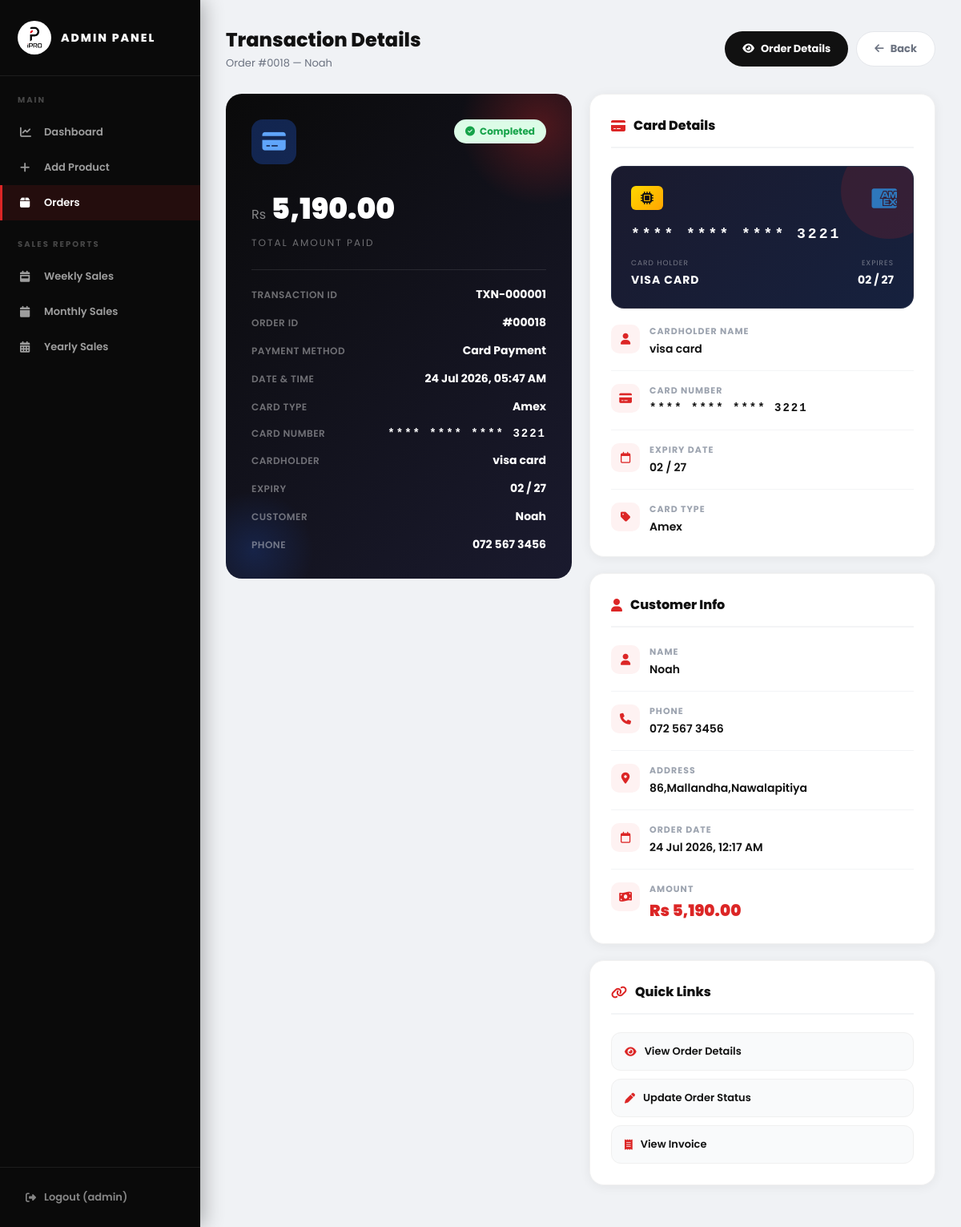
/admin/transaction_details.php?id=18 (signed in), run on the app's committed database.
### tables this page shows
CREATE TABLE `orders` (
  `id` int(11) NOT NULL,
  `user_id` int(11) DEFAULT NULL,
  `name` varchar(255) NOT NULL,
  `phone` varchar(20) NOT NULL,
  `address` text NOT NULL,
  `total` decimal(10,2) NOT NULL DEFAULT 0.00,
  `payment_method` varchar(50) DEFAULT 'Cash on Delivery',
  `status` enum('Pending','Processing','Delivered','Cancelled') NOT NULL DEFAULT 'Pending',
  `order_date` timestamp NOT NULL DEFAULT current_timestamp()
);

CREATE TABLE `transactions` (
  `id` int(11) NOT NULL,
  `order_id` int(11) NOT NULL,
  `payment_method` varchar(50) NOT NULL,
  `card_holder` varchar(100) DEFAULT NULL,
  `card_number_masked` varchar(20) DEFAULT NULL,
  `card_expiry` varchar(10) DEFAULT NULL,
  `card_type` varchar(20) DEFAULT NULL,
  `bank_name` varchar(100) DEFAULT NULL,
  `bank_reference` varchar(100) DEFAULT NULL,
  `amount` decimal(10,2) NOT NULL,
  `status` varchar(20) DEFAULT 'Completed',
  `transaction_date` datetime DEFAULT current_timestamp()
);

### admin/transaction_details.php (the view, shortened to what this page needs)
<?php
include '../db.php';
$order_id = (int)$_GET['id'];
$ostmt = mysqli_prepare($conn,
    "SELECT * FROM orders WHERE id = ?");
mysqli_stmt_bind_param($ostmt, "i", $order_id);
mysqli_stmt_execute($ostmt);
$order = mysqli_fetch_assoc(
    mysqli_stmt_get_result($ostmt));
$tstmt = mysqli_prepare($conn,
    "SELECT * FROM transactions
     WHERE order_id = ?
     ORDER BY id DESC LIMIT 1");
mysqli_stmt_bind_param($tstmt, "i", $order_id);
mysqli_stmt_execute($tstmt);
$transaction = mysqli_fetch_assoc(
    mysqli_stmt_get_result($tstmt));
?>
<!DOCTYPE html>
<html lang="en">
<head>
<link rel="stylesheet"
  href="https://cdnjs.cloudflare.com/ajax/libs/font-awesome/6.5.0/css/all.min.css">
</head>
<body>
<div class="admin-wrapper">
  <div class="admin-sidebar">
    <div class="sidebar-brand">
      <div class="sidebar-logo-circle">
        <img src="../images/logo.png" alt="Logo"
          onerror="this.parentElement.innerHTML=
          '<b style=\'color:#dc2626;font-size:14px;\'>iP</b>'">
      </div>
      <span>ADMIN PANEL</span>
    </div>
    <div class="sidebar-section">Main</div>
    <nav class="sidebar-nav">
      <a href="dashboard.php">
        <i class="fa-solid fa-chart-line"></i>
        Dashboard
      </a>
      <a href="../add_product.php">
        <i class="fa-solid fa-plus"></i>
        Add Product
      </a>
      <a href="orders.php" class="active">
        <i class="fa-solid fa-box"></i>
        Orders
      </a>
    </nav>
    <div class="sidebar-section">Sales Reports</div>
    <nav class="sidebar-nav">
      <a href="sales/weekly.php">
        <i class="fa-solid fa-calendar-week"></i>
        Weekly Sales
      </a>
      <a href="sales/monthly.php">
        <i class="fa-solid fa-calendar"></i>
        Monthly Sales
      </a>
      <a href="sales/yearly.php">
        <i class="fa-solid fa-calendar-days"></i>
        Yearly Sales
      </a>
    </nav>
    <div class="sidebar-logout">
      <a href="../logout.php">
        <i class="fa-solid fa-right-from-bracket"></i>
        Logout (<?= htmlspecialchars(
          $_SESSION['username']) ?>)
      </a>
    </div>
  </div>
  <div class="admin-main">
    <div class="admin-topbar">
      <div>
        <h2>Transaction Details</h2>
        <p>
          Order #<?= str_pad($order_id,4,'0',STR_PAD_LEFT) ?>
          — <?= htmlspecialchars($order['name']) ?>
        </p>
      </div>
      <div class="top-actions">
        <a href="order_details.php?id=<?= $order_id ?>"
          class="btn-action btn-dark">
          <i class="fa-solid fa-eye"></i>
          Order Details
        </a>
        <a href="orders.php"
          class="btn-action btn-outline">
          <i class="fa-solid fa-arrow-left"></i>
          Back
        </a>
      </div>
    </div>
    <?php if (!$transaction): ?>
    <div class="detail-card">
      <div class="no-transaction">
        <i class="fa-solid fa-receipt"></i>
        <h3>No Transaction Found</h3>
        <p>
          No payment transaction recorded
          for this order yet.
        </p>
      </div>
    </div>
    <?php else:
    $method = $transaction['payment_method'];
    $is_card = $method === 'Card Payment';
    $is_bank = $method === 'Bank Transfer';
    $stat = $transaction['status'];
    if ($stat === 'Completed') {
        $stat_class = 'status-completed';
        $stat_icon  = 'fa-circle-check';
    } elseif ($stat === 'Pending Verification') {
        $stat_class = 'status-verification';
        $stat_icon  = 'fa-clock-rotate-left';
    } else {
        $stat_class = 'status-pending';
        $stat_icon  = 'fa-clock';
    }
    ?>
    <div class="detail-layout">
      <div>
        <div class="receipt-box">
          <div class="receipt-top">
            <div class="receipt-method-icon"
              style="background:<?= $is_card
                ? 'rgba(37,99,235,0.3)'
                : ($is_bank
                  ? 'rgba(124,58,237,0.3)'
                  : 'rgba(22,163,74,0.3)') ?>;">
              <i class="fa-solid <?= $is_card
                ? 'fa-credit-card'
                : ($is_bank
                  ? 'fa-building-columns'
                  : 'fa-money-bill-wave') ?>"
                style="color:<?= $is_card
                  ? '#60a5fa'
                  : ($is_bank
                    ? '#a78bfa'
                    : '#4ade80') ?>;">
              </i>
            </div>
            <span class="receipt-status
              <?= $stat_class ?>">
              <i class="fa-solid <?= $stat_icon ?>"></i>
              <?= $stat ?>
            </span>
          </div>
          <div class="receipt-amount">
            <span>Rs</span>
            <?= number_format(
              $transaction['amount'],2) ?>
          </div>
          <div class="receipt-label">
            Total Amount Paid
          </div>
          <div class="receipt-divider"></div>
          <div class="receipt-row">
            <span class="receipt-key">
              Transaction ID
            </span>
            <span class="receipt-val">
              TXN-<?= str_pad(
                $transaction['id'],6,'0',STR_PAD_LEFT) ?>
            </span>
          </div>
          <div class="receipt-row">
            <span class="receipt-key">Order ID</span>
            <span class="receipt-val">
              #<?= str_pad(
                $order_id,5,'0',STR_PAD_LEFT) ?>
            </span>
          </div>
          <div class="receipt-row">
            <span class="receipt-key">
              Payment Method
            </span>
            <span class="receipt-val">
              <?= htmlspecialchars($method) ?>
            </span>
          </div>
          <div class="receipt-row">
            <span class="receipt-key">Date & Time</span>
            <span class="receipt-val">
              <?= date('d M Y, h:i A',
                strtotime(
                  $transaction['transaction_date'])) ?>
            </span>
          </div>
          <?php if ($is_card): ?>
          <div class="receipt-row">
            <span class="receipt-key">Card Type</span>
            <span class="receipt-val">
              <?= htmlspecialchars(
                $transaction['card_type'] ?? 'Card') ?>
            </span>
          </div>
          <div class="receipt-row">
            <span class="receipt-key">
              Card Number
            </span>
            <span class="receipt-val"
              style="letter-spacing:2px;
              font-family:'Courier New',monospace;">
              <?= htmlspecialchars(
                $transaction['card_number_masked']
                ?? '**** **** **** ****') ?>
            </span>
          </div>
          <div class="receipt-row">
            <span class="receipt-key">Cardholder</span>
            <span class="receipt-val">
              <?= htmlspecialchars(
                $transaction['card_holder'] ?? '-') ?>
            </span>
          </div>
          <div class="receipt-row">
            <span class="receipt-key">Expiry</span>
            <span class="receipt-val">
              <?= htmlspecialchars(
                $transaction['card_expiry'] ?? '-') ?>
            </span>
          </div>
          <?php endif; ?>
          <div class="receipt-row">
            <span class="receipt-key">Customer</span>
            <span class="receipt-val">
              <?= htmlspecialchars($order['name']) ?>
            </span>
          </div>
          <div class="receipt-row">
            <span class="receipt-key">Phone</span>
            <span class="receipt-val">
              <?= htmlspecialchars($order['phone']) ?>
            </span>
          </div>
        </div>
      </div>
      <div>
        <?php if ($is_card): ?>
        <div class="detail-card">
          <div class="card-title">
            <i class="fa-solid fa-credit-card"></i>
            Card Details
          </div>
          <div class="card-visual">
            <div class="card-type-badge">
              <?php
              $ctype = $transaction['card_type'] ?? '';
              if ($ctype === 'Visa'): ?>
                <i class="fa-brands fa-cc-visa"
                  style="color:#1a1f71;"></i>
              <?php elseif ($ctype === 'Mastercard'): ?>
                <i class="fa-brands fa-cc-mastercard"
                  style="color:#eb001b;"></i>
              <?php elseif ($ctype === 'Amex'): ?>
                <i class="fa-brands fa-cc-amex"
                  style="color:#2e77bc;"></i>
              <?php else: ?>
                <i class="fa-solid fa-credit-card"
                  style="color:#9ca3af;"></i>
              <?php endif; ?>
            </div>
            <div class="card-chip">
              <i class="fa-solid fa-microchip"></i>
            </div>
            <div class="card-number-display">
              <?= htmlspecialchars(
                $transaction['card_number_masked']
                ?? '**** **** **** ****') ?>
            </div>
            <div class="card-bottom">
              <div>
                <div class="card-holder-label">
                  Card Holder
                </div>
                <div class="card-holder-name">
                  <?= strtoupper(htmlspecialchars(
                    $transaction['card_holder']
                    ?? 'Unknown')) ?>
                </div>
              </div>
              <div>
                <div class="card-expiry-label">
                  Expires
                </div>
                <div class="card-expiry-val">
                  <?= htmlspecialchars(
                    $transaction['card_expiry']
                    ?? '--/--') ?>
                </div>
              </div>
            </div>
          </div>
          <div class="info-row">
            <div class="info-icon">
              <i class="fa-solid fa-user"></i>
            </div>
            <div>
              <div class="info-label">
                Cardholder Name
              </div>
              <div class="info-value">
                <?= htmlspecialchars(
                  $transaction['card_holder'] ?? '-') ?>
              </div>
            </div>
          </div>
          <div class="info-row">
            <div class="info-icon">
              <i class="fa-solid fa-credit-card"></i>
            </div>
            <div>
              <div class="info-label">Card Number</div>
              <div class="info-value"
                style="font-family:'Courier New',
                monospace;letter-spacing:2px;">
                <?= htmlspecialchars(
                  $transaction['card_number_masked']
                  ?? '**** **** **** ****') ?>
              </div>
            </div>
          </div>
          <div class="info-row">
            <div class="info-icon">
              <i class="fa-regular fa-calendar"></i>
            </div>
            <div>
              <div class="info-label">Expiry Date</div>
              <div class="info-value">
                <?= htmlspecialchars(
                  $transaction['card_expiry'] ?? '-') ?>
              </div>
            </div>
          </div>
          <div class="info-row">
            <div class="info-icon">
              <i class="fa-solid fa-tag"></i>
            </div>
            <div>
              <div class="info-label">Card Type</div>
              <div class="info-value">
                <?= htmlspecialchars(
                  $transaction['card_type'] ?? '-') ?>
              </div>
            </div>
          </div>
        </div>
        <?php endif; ?>
        <div class="detail-card">
          <div class="card-title">
            <i class="fa-solid fa-user"></i>
            Customer Info
          </div>
          <div class="info-row">
            <div class="info-icon">
              <i class="fa-solid fa-user"></i>
            </div>
            <div>
              <div class="info-label">Name</div>
              <div class="info-value">
                <?= htmlspecialchars($order['name']) ?>
              </div>
            </div>
          </div>
          <div class="info-row">
            <div class="info-icon">
              <i class="fa-solid fa-phone"></i>
            </div>
            <div>
              <div class="info-label">Phone</div>
              <div class="info-value">
                <?= htmlspecialchars($order['phone']) ?>
              </div>
            </div>
          </div>
          <div class="info-row">
            <div class="info-icon">
              <i class="fa-solid fa-location-dot"></i>
            </div>
            <div>
              <div class="info-label">Address</div>
              <div class="info-value">
                <?= htmlspecialchars($order['address']) ?>
              </div>
            </div>
          </div>
          <div class="info-row">
            <div class="info-icon">
              <i class="fa-regular fa-calendar"></i>
            </div>
            <div>
              <div class="info-label">Order Date</div>
              <div class="info-value">
                <?= date('d M Y, h:i A',
                  strtotime($order['order_date'])) ?>
              </div>
            </div>
          </div>
          <div class="info-row">
            <div class="info-icon">
              <i class="fa-solid fa-money-bill-wave"></i>
            </div>
            <div>
              <div class="info-label">Amount</div>
              <div class="info-value"
                style="font-size:20px;
                font-weight:900;color:#dc2626;">
                Rs <?= number_format(
                  $order['total'],2) ?>
              </div>
            </div>
          </div>
        </div>
        <div class="detail-card">
          <div class="card-title">
            <i class="fa-solid fa-link"></i>
            Quick Links
          </div>
          <a href="order_details.php?id=<?= $order_id ?>"
            style="display:flex;align-items:center;
            gap:10px;padding:13px 16px;
            background:#f9fafb;border-radius:12px;
            text-decoration:none;color:#111;
            font-size:13px;font-weight:600;
            border:1px solid #f0f0f0;
            margin-bottom:10px;
            transition:all 0.2s;"
            onmouseover="this.style.background='#f3f4f6'"
            onmouseout="this.style.background='#f9fafb'">
            <i class="fa-solid fa-eye"
              style="color:#dc2626;"></i>
            View Order Details
          </a>
          <a href="update_status.php?id=<?= $order_id ?>"
            style="display:flex;align-items:center;
            gap:10px;padding:13px 16px;
            background:#f9fafb;border-radius:12px;
            text-decoration:none;color:#111;
            font-size:13px;font-weight:600;
            border:1px solid #f0f0f0;
            margin-bottom:10px;
            transition:all 0.2s;"
            onmouseover="this.style.background='#f3f4f6'"
            onmouseout="this.style.background='#f9fafb'">
            <i class="fa-solid fa-pen"
              style="color:#dc2626;"></i>
            Update Order Status
          </a>
          <a href="../invoice.php?id=<?= $order_id ?>"
            target="_blank"
            style="display:flex;align-items:center;
            gap:10px;padding:13px 16px;
            background:#f9fafb;border-radius:12px;
            text-decoration:none;color:#111;
            font-size:13px;font-weight:600;
            border:1px solid #f0f0f0;
            transition:all 0.2s;"
            onmouseover="this.style.background='#f3f4f6'"
            onmouseout="this.style.background='#f9fafb'">
            <i class="fa-solid fa-receipt"
              style="color:#dc2626;"></i>
            View Invoice
          </a>
        </div>
      </div>
    </div>
    <?php endif; ?>
  </div>
</div>
</body>
</html>

### data on the page
orders: name "Noah", phone "072 567 3456", address "86,Mallandha,Nawalapitiya", order_date "24 Jul 2026, 12:17 AM", total "5,190.00"
transactions: status "Completed", amount "5,190.00", id "000001", payment_method "Card Payment", transaction_date "24 Jul 2026, 05:47 AM", card_type "Amex", card_number_masked "**** **** **** 3221", card_holder "visa card", card_expiry "02 / 27", card_holder "VISA CARD"

### other printed values
$_SESSION['username'] "admin"
str_pad($order_id,4,'0',STR_PAD_LEFT) "0018"
